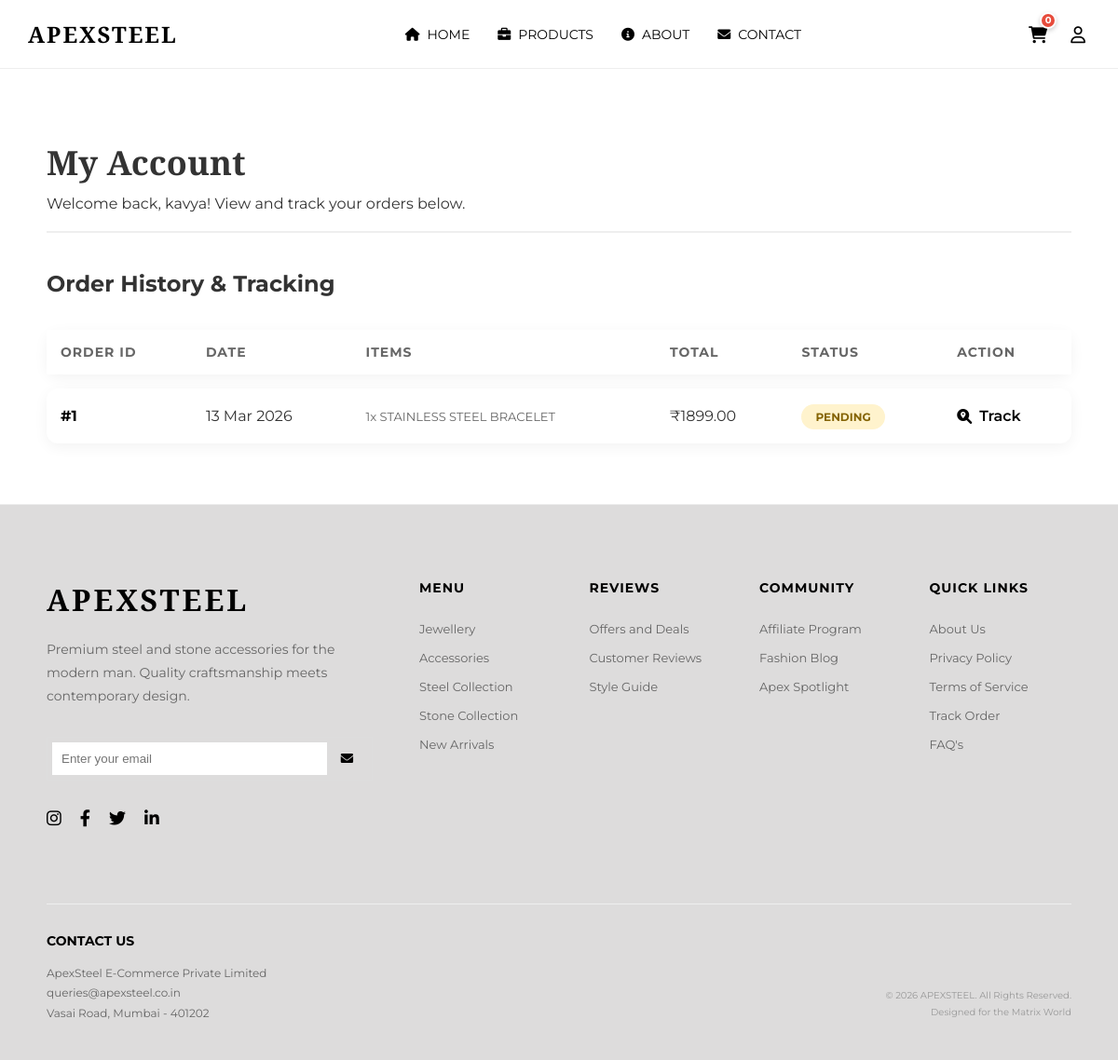
Page /my-account/ (signed in) on the committed database.
### core/models.py (models this page shows, shortened)
class Order(models.Model):
    STATUS_CHOICES = [
        ('Pending', 'Pending'),
        ('Shipped', 'Shipped'),
        ('Delivered', 'Delivered'),
        ('Cancelled', 'Cancelled'),
    ]
    PAYMENT_METHOD_CHOICES = [
        ('razorpay', 'Online Payment (Razorpay)'),
        ('cod', 'Cash on Delivery'),
    ]
    PAYMENT_STATUS_CHOICES = [
        ('pending', 'Pending'),
        ('completed', 'Completed'),
        ('failed', 'Failed'),
        ('cancelled', 'Cancelled'),
    ]
    user = models.ForeignKey(User, on_delete=models.CASCADE, related_name='orders')
    created_at = models.DateTimeField(auto_now_add=True)
    total_amount = models.DecimalField(max_digits=10, decimal_places=2)
    status = models.CharField(max_length=20, choices=STATUS_CHOICES, default='Pending')
    shipping_address = models.TextField()
    payment_method = models.CharField(max_length=20, choices=PAYMENT_METHOD_CHOICES, default='razorpay')
    payment_status = models.CharField(max_length=20, choices=PAYMENT_STATUS_CHOICES, default='pending')
    razorpay_order_id = models.CharField(max_length=100, blank=True, null=True)
    razorpay_payment_id = models.CharField(max_length=100, blank=True, null=True)
    razorpay_signature = models.CharField(max_length=100, blank=True, null=True)
    is_paid = models.BooleanField(default=False)

class OrderItem(models.Model):
    order = models.ForeignKey(Order, on_delete=models.CASCADE, related_name='items')
    product = models.ForeignKey(Product, on_delete=models.CASCADE)
    quantity = models.PositiveIntegerField()
    price = models.DecimalField(max_digits=10, decimal_places=2)

class Product(models.Model):
    CATEGORY_CHOICES = [
        ('Steel', 'Steel'),
        ('Stone', 'Stone'),
        ('Accessory', 'Accessory'),
    ]
    name = models.CharField(max_length=100)
    category = models.CharField(max_length=20, choices=CATEGORY_CHOICES)
    gender = models.CharField(max_length=10, default='Men')
    price = models.DecimalField(max_digits=10, decimal_places=2)
    image_url = models.URLField(max_length=500, blank=True, null=True) # Using URL for simplicity with placeholders
    description = models.TextField(blank=True, null=True) # Added description for modal
    created_at = models.DateTimeField(auto_now_add=True)
    stock = models.PositiveIntegerField(default=100)
    sales_count = models.PositiveIntegerField(default=0)

### core/views.py (the view)
# urls.py: path('my-account/', views.my_account, name='my_account'),
@login_required
def my_account(request):
    orders = request.user.orders.all().order_by('-created_at')
    return render(request, 'my_account.html', {'orders': orders})

### templates/my_account.html (shortened to what this page needs)
{% extends 'base.html' %}
{% load static %}
{% block content %}
<div class="account-page">
    <div class="account-header">
        <h1>My Account</h1>
        <p>Welcome back, {{ user.username }}! View and track your orders below.</p>
    </div>
    <h2>Order History & Tracking</h2>
    <table class="order-history-table">
        <thead>
            <tr>
                <th>Order ID</th>
                <th>Date</th>
                <th>Items</th>
                <th>Total</th>
                <th>Status</th>
                <th>Action</th>
            </tr>
        </thead>
        <tbody>
            {% for order in orders %}
            <tr>
                <td>#{{ order.id }}</td>
                <td>{{ order.created_at|date:"d M Y" }}</td>
                <td>
                    <ul class="order-items-list">
                        {% for item in order.items.all %}
                            <li>{{ item.quantity }}x {{ item.product.name }}</li>
                        {% endfor %}
                    </ul>
                </td>
                <td>₹{{ order.total_amount }}</td>
                <td>
                    <span class="status-badge status-{{ order.status|lower }}">
                        {{ order.status }}
                    </span>
                </td>
                <td>
                    <a href="#" class="track-order-link">
                        <i class="fas fa-search-location"></i> Track
                    </a>
                </td>
            </tr>
            {% endfor %}
        </tbody>
    </table>
</div>
{% endblock %}

### static/css/style.css (style rules this page uses)
:root { --primary-color: #000; --secondary-color: #333; --text-color: #333; --bg-color: #fff; --light-gray: #f4f4f4; --gray-text: #666; --serif-font: 'Playfair Display', serif; --sans-font: 'Montserrat', sans-serif; }
* { margin: 0; padding: 0; box-sizing: border-box; }
body { font-family: var(--sans-font); background-color: var(--bg-color); color: var(--text-color); overflow-x: hidden; }

### templates/my_account.html (style rules this page uses)
.account-page { padding: 150px 50px 50px; max-width: 1200px; margin: 0 auto; animation: account-fade-in 0.8s ease-out; }
.account-header { margin-bottom: 40px; border-bottom: 2px solid #eee; padding-bottom: 20px; }
.account-header h1 { font-family: var(--serif-font); font-size: 36px; margin-bottom: 10px; }
.order-history-table { width: 100%; border-collapse: separate; border-spacing: 0 15px; margin-top: 20px; }
.order-history-table th { padding: 15px; text-align: left; color: var(--gray-text); font-size: 14px; text-transform: uppercase; letter-spacing: 1px; }
.order-history-table tr { background: #fff; box-shadow: 0 4px 15px rgba(0,0,0,0.05); border-radius: 12px; transition: all 0.3s ease; }
.order-history-table td { padding: 20px 15px; border: none; vertical-align: middle; }
.order-history-table td:first-child { border-radius: 12px 0 0 12px; font-weight: 700; color: var(--primary-color); }
.order-history-table td:last-child { border-radius: 0 12px 12px 0; }
.status-badge { padding: 6px 15px; border-radius: 20px; font-size: 12px; font-weight: 700; text-transform: uppercase; }
.status-pending { background: #fff3cd; color: #856404; }
.track-order-link { color: var(--primary-color); text-decoration: none; font-weight: 600; display: flex; align-items: center; gap: 8px; transition: all 0.3s ease; }
.order-items-list { list-style: none; font-size: 13px; color: var(--gray-text); }

### rows in the picture
Order: id "1", created_at "13 Mar 2026", total_amount "1899.00", status "PENDING"
OrderItem: quantity "1", product.name "STAINLESS STEEL BRACELET"

### other values in the picture
{{ user.username }} "kavya"
